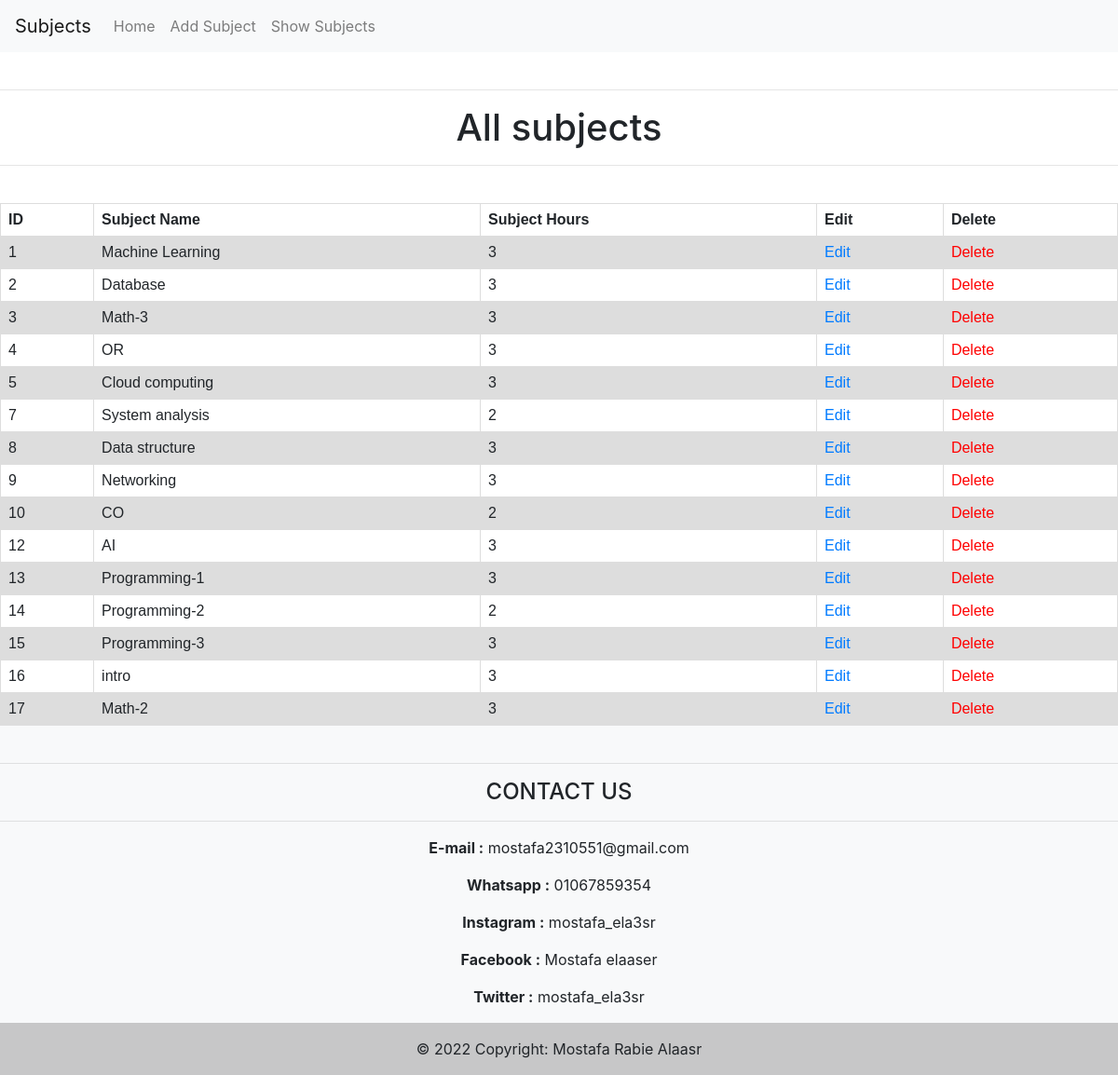
The app's page /pages/showsubject with its own data.
### pages/models.py (models this page shows, shortened)
class subject (models.Model):
    name = models.CharField(max_length=30 , null = True , verbose_name="Subject Name")
    hours = models.IntegerField(default=3 , verbose_name="Subject hours")

### pages/views.py (the view)
# urls.py: path('showsubject',views.showSubject , name = 'showsubject'),
def showSubject(request):
    return render(request , "pages/showsubject.html" , {"showsubject" :subject.objects.all().order_by("id") } )

### templates/pages/showsubject.html
{% extends "base_sub.html" %}
{% block content %}
<br><hr/>
<h1>All subjects</h1>
<hr/><br>
<table>
    <tr>
        <th>ID</th>
        <th>Subject Name</th>
        <th>Subject Hours</th>
        <th>Edit</th>
        <th>Delete</th>
    </tr>
{% for s in showsubject %}
    <tr>
        <td>{{ s.id }}</td>
        <td>{{ s.name }}</td>
        <td>{{ s.hours }}</td>
        <td><a href="updatesubject/{{s.id}}"> Edit </a></td>
        <td><a href="DeleteSubject/{{s.id}}" style="color:red;" onclick ="return confirm('Are you sure you want to delete this subject ? ') " > Delete </a></td>
    </tr>
{% endfor %}
</table>
{% endblock  %}

### app/static/css/style.css (style rules this page uses)
h1 { text-align: center; }

### templates/base_sub.html (style rules this page uses)
table { font-family: arial, sans-serif; border-collapse: collapse; width: 100%; }
td, th { border: 1px solid #dddddd; text-align: left; padding: 8px; }
tr:nth-child(even) { background-color: #dddddd; }

### records on screen
subject: id "1", name "Machine Learning", hours "3"
subject: id "2", name "Database", hours "3"
subject: id "3", name "Math-3", hours "3"
subject: id "4", name "OR", hours "3"
subject: id "5", name "Cloud computing", hours "3"
subject: id "7", name "System analysis", hours "2"
subject: id "8", name "Data structure", hours "3"
subject: id "9", name "Networking", hours "3"
subject: id "10", name "CO", hours "2"
subject: id "12", name "AI", hours "3"
subject: id "13", name "Programming-1", hours "3"
subject: id "14", name "Programming-2", hours "2"
subject: id "15", name "Programming-3", hours "3"
subject: id "16", name "intro", hours "3"
subject: id "17", name "Math-2", hours "3"
